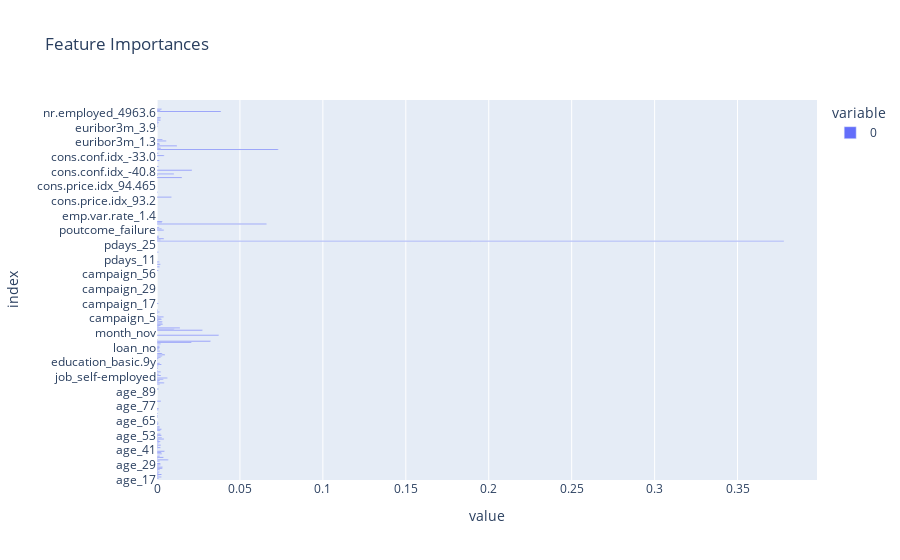

This figure's notebook cell:
### Code cell
import plotly.express as px

feature_importances = pd.Series(clf.feature_importances_, index=encoder.get_feature_names_out())
px.bar(feature_importances, title="Feature Importances", orientation="h")

### Figure 1 — Plotly figure (JSON) as saved in the notebook; plotly's stock layout.template omitted (floating-point values rounded to 4 significant figures; data arrays with more than 128 entries replaced by an {"elided": "..."} marker saying what was removed)
{"data": [{"alignmentgroup": "True", "hovertemplate": "variable=0<br>value=%{x}<br>index=%{y}<extra></extra>", "legendgroup": "0", "marker": {"color": "#636efa", "pattern": {"shape": ""}}, "name": "0", "offsetgroup": "0", "orientation": "h", "showlegend": true, "textposition": "auto", "type": "bar", "x": {"elided": "311 float values"}, "xaxis": "x", "y": {"elided": "311 str values"}, "yaxis": "y"}], "layout": {"barmode": "relative", "legend": {"title": {"text": "variable"}, "tracegroupgap": 0}, "title": {"text": "Feature Importances"}, "xaxis": {"anchor": "y", "domain": [0, 1], "title": {"text": "value"}}, "yaxis": {"anchor": "x", "domain": [0, 1], "title": {"text": "index"}}}}
